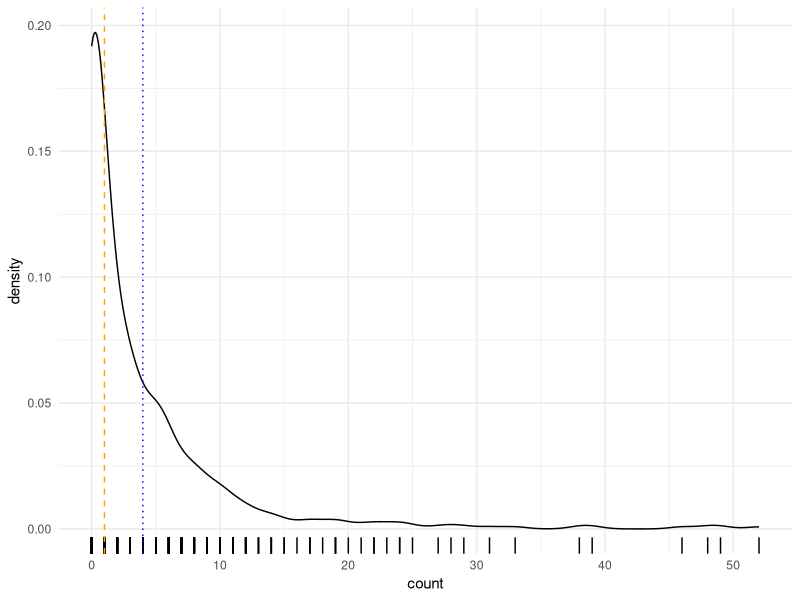
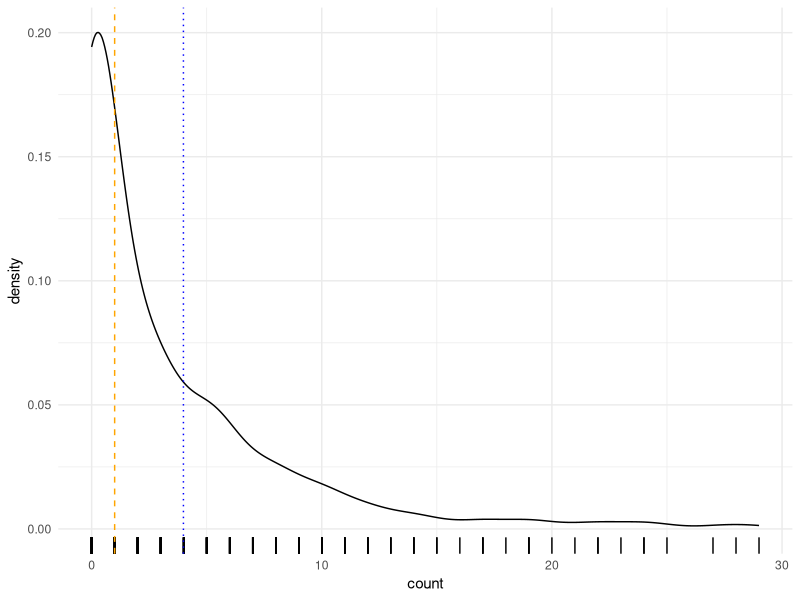
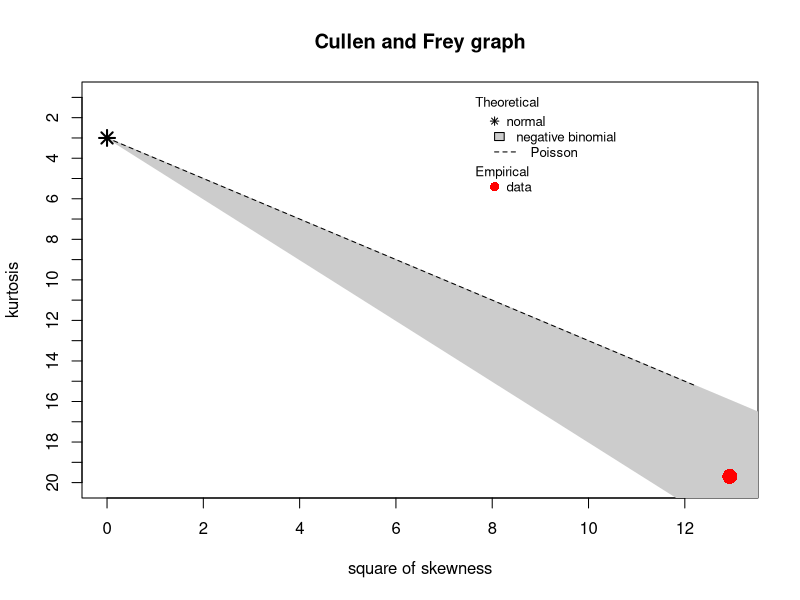
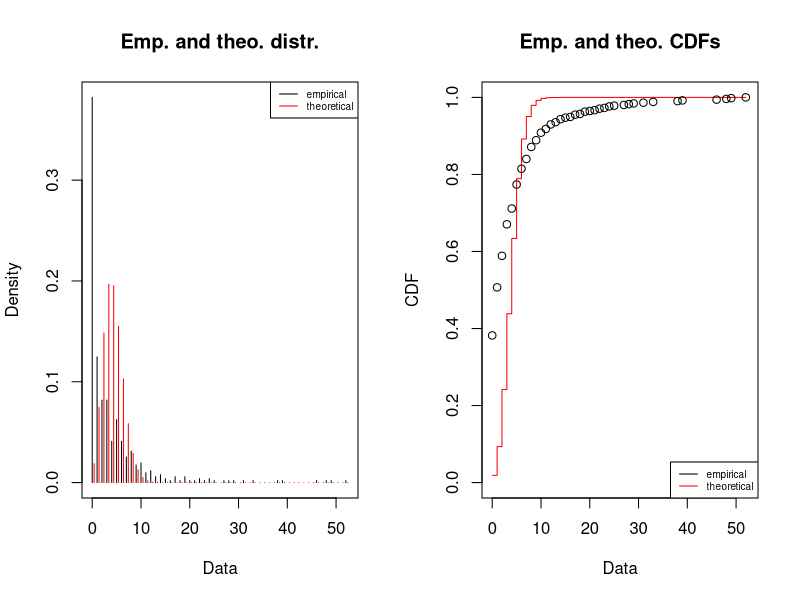
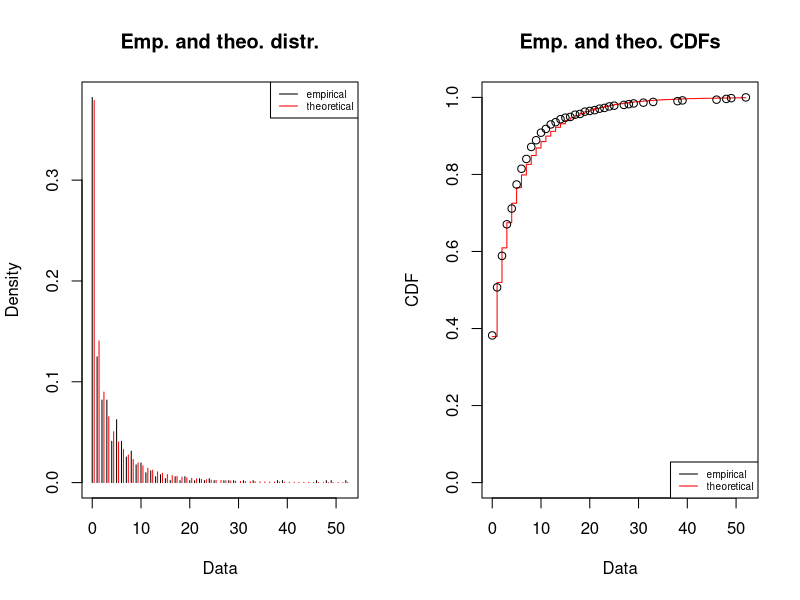
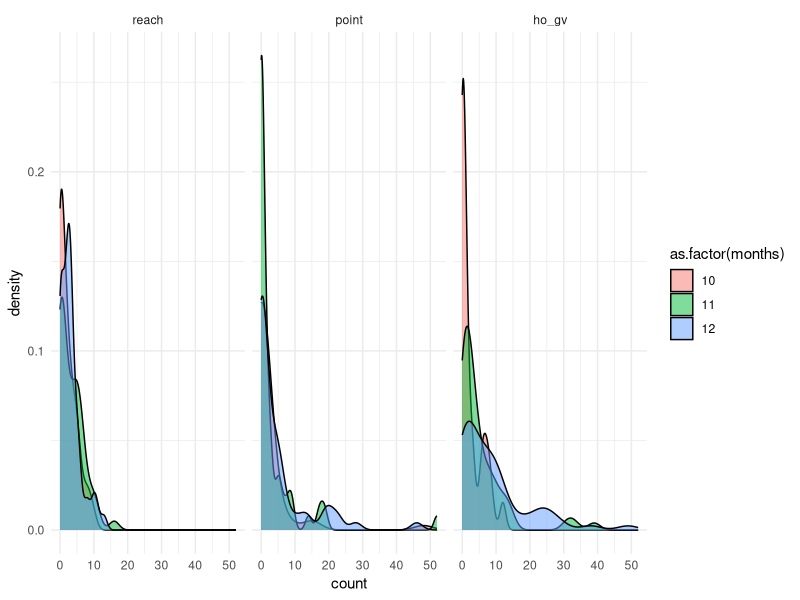
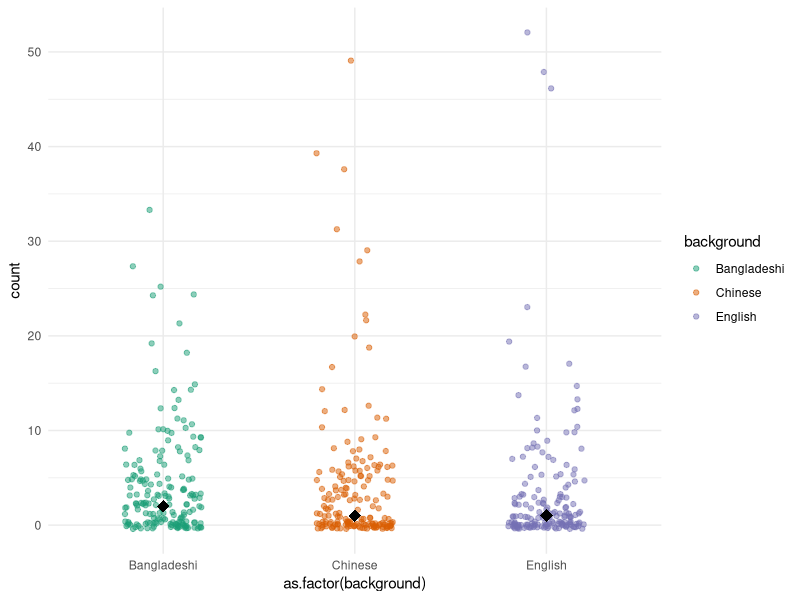
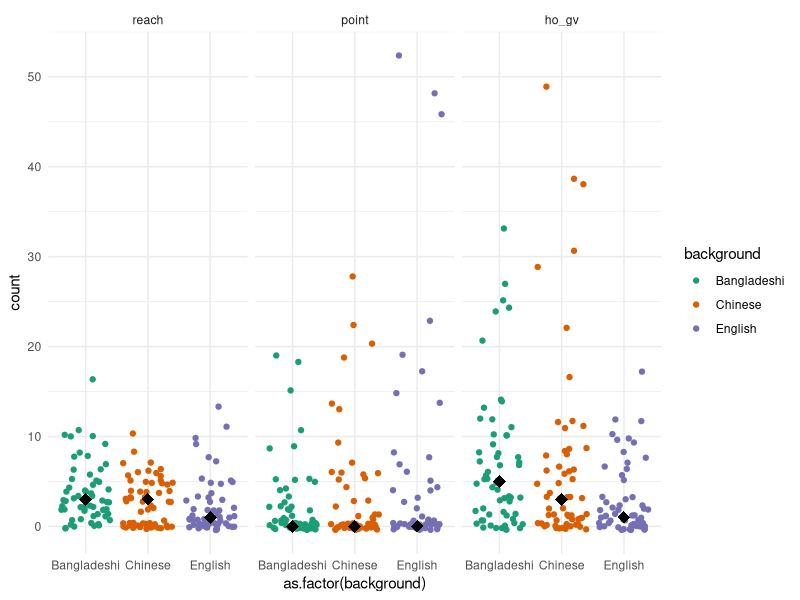

The R source for these figures, in order:
## ---- chunk 1
knitr::opts_chunk$set(echo = TRUE)
knitr::opts_knit$set(root.dir = normalizePath("../"))
library(fitdistrplus)
library(tidyverse)
theme_set(theme_minimal())
## ---- chunk 2
gestures <- read_csv("./data/gestures.csv")

gestures_tot <- gestures %>%
  group_by(dyad, background, months, gesture) %>%
  summarise(
    count = sum(count),
    ct = sum(ct)
  ) %>%
  ungroup() %>%
  mutate(
    gesture = factor(gesture, levels = c("reach", "point", "ho_gv"))
  ) %>%
  mutate_if(is.character, as.factor)

utterances <- read_csv("./data/utterances.csv")

# NAs not removed in sum()
utterances_tot <- utterances %>%
  group_by(dyad, background, months) %>%
  summarise(
    utterances = sum(utterances)
  ) %>%
  ungroup() %>%
  mutate_if(is.character, as.factor)

point <- gestures %>%
  filter(gesture == "point") %>%
  group_by(dyad, background, months) %>%
  summarise(
    count = sum(count)
  ) %>%
  ungroup() %>%
  mutate_if(is.character, as.factor)

utter_point <- left_join(utterances_tot, point) %>%
  rename(point = count)

utterances_compl <- utterances %>% na.omit()
utterances_tcompl <- utterances_tot %>% na.omit()

hgp_tot <- gestures_tot %>%
  filter(gesture != "reach") %>%
  group_by(dyad, background) %>%
  summarise(hgp_tot = sum(count))

vocab_gest <- gestures_tot %>%
  group_by(dyad, background) %>%
  summarise(count_tot = sum(count), ct_tot = sum(ct)) %>%
  full_join(y = hgp_tot)

vocab_utt <- utterances_tot %>%
  group_by(dyad, background) %>%
  summarise(utt_tot = sum(utterances))

vocab <- read_csv("./data/vocab.csv") %>%
  full_join(y = vocab_gest) %>%
  full_join(y = vocab_utt) %>%
  arrange(dyad, months) %>%
  mutate_if(is.character, as.factor)
## ---- chunk 3
gestures %>% group_by(background) %>% summarise(n = n_distinct(dyad))
## ---- chunk 4
utterances %>% group_by(background) %>% summarise(n = n_distinct(dyad))
## ---- chunk 5
gestures_tot %>%
  dplyr::select(-dyad, -months) %>%
  group_by(gesture, background) %>%
  summarise_all(mean, na.rm = TRUE)
## ---- chunk 6
gestures_tot %>%
  ggplot(aes(count)) +
  geom_density() +
  geom_rug() +
  geom_vline(xintercept = median(gestures_tot$count, na.rm = TRUE), linetype = "dashed", colour = "orange") +
  geom_vline(xintercept = mean(gestures_tot$count, na.rm = TRUE), linetype = "dotted", colour = "blue")
## ---- chunk 7
gestures_tot %>%
  filter(count < 31) %>%
  ggplot(aes(count)) +
  geom_density() +
  geom_rug() +
  geom_vline(xintercept = median(gestures_tot$count, na.rm = TRUE), linetype = "dashed", colour = "orange") +
  geom_vline(xintercept = mean(gestures_tot$count, na.rm = TRUE), linetype = "dotted", colour = "blue")
## ---- chunk 8
gest_na <- na.omit(gestures_tot)
descdist(gest_na$count, discrete = TRUE)
## ---- chunk 9
plot(fitdist(gest_na$count, "pois"))
## ---- chunk 10
plot(fitdist(gest_na$count, "nbinom"))
## ---- chunk 11
gestures_tot %>%
  ggplot(aes(count, fill = as.factor(months))) +
  geom_density(alpha = 0.5) +
  facet_grid(~ gesture)
## ---- chunk 12
gestures_tot %>%
  ggplot(aes(as.factor(background), count, colour = background)) +
  geom_jitter(width = 0.2, alpha = 0.5) +
  stat_summary(fun.y = median, geom = "point", shape = 18, size = 4, color = "black") +
  scale_color_brewer(type = "qual", palette = "Dark2")
## ---- chunk 13
gestures_tot %>%
  ggplot(aes(as.factor(background), count, colour = background)) +
  geom_jitter() +
  stat_summary(fun.y = median, geom = "point", shape = 18, size = 4, color = "black") +
  scale_color_brewer(type = "qual", palette = "Dark2") +
  facet_grid(cols = vars(gesture))
## ---- chunk 14
gestures_tot %>%
  ggplot(aes(as.factor(months), count)) +
  geom_jitter() +
  stat_summary(fun.y = median, geom = "point", shape = 18, size = 4, color = "red") +
  facet_grid(cols = vars(gesture))
## ---- chunk 15
gestures_tot %>%
  ggplot(aes(as.factor(months), count)) +
  geom_jitter(alpha = 0.5, width = 0.15) +
  stat_summary(fun.y = median, geom = "point", shape = 18, size = 2, color = "red") +
  facet_grid(vars(background), vars(gesture))
## ---- chunk 16
gestures_tot %>%
  ggplot(aes(as.factor(months), count)) +
  geom_jitter(width = 0.15) +
  stat_summary(fun.y = median, geom = "point", shape = 18, size = 4, color = "red") +
  facet_wrap(vars(background, gesture), scales = "free")
## ---- chunk 17
gestures_tot %>%
  ggplot(aes(as.factor(months), count, colour = background)) +
  geom_point(alpha = 0.5) +
  geom_line(aes(group = dyad)) +
  facet_grid(vars(background), vars(gesture))
## ---- chunk 18
gestures_tot %>%
  filter(background == "Bangladeshi") %>%
  ggplot(aes(as.factor(months), count, colour = dyad)) +
  geom_point(alpha = 0.5) +
  geom_line(aes(group = dyad)) +
  facet_grid(cols = vars(gesture)) +
  theme(legend.position = "none")
## ---- chunk 19
gestures_tot %>%
  filter(background == "Chinese") %>%
  ggplot(aes(as.factor(months), count, colour = dyad)) +
  geom_point(alpha = 0.5) +
  geom_line(aes(group = dyad)) +
  facet_grid(cols = vars(gesture)) +
  theme(legend.position = "none")
## ---- chunk 20
gestures_tot %>%
  filter(background == "English") %>%
  ggplot(aes(as.factor(months), count, colour = dyad)) +
  geom_point(alpha = 0.5) +
  geom_line(aes(group = dyad)) +
  facet_grid(cols = vars(gesture)) +
  theme(legend.position = "none")
## ---- chunk 21
utterances %>%
  ggplot(aes(utterances)) +
  geom_density() +
  geom_rug()
## ---- chunk 22
utterances_tot %>%
  ggplot(aes(utterances)) +
  geom_density() +
  geom_rug()
## ---- chunk 23
descdist(utterances_tcompl$utterances, discrete = TRUE)
## ---- chunk 24
plot(fitdist(utterances_tcompl$utterances, "norm"))
## ---- chunk 25
utterances_tot %>%
  ggplot(aes(utterances, fill = background)) +
  geom_density(alpha = 0.5, colour = NA) +
  geom_rug()
## ---- chunk 26
utterances_tot %>%
  ggplot(aes(utterances, fill = as.factor(months))) +
  geom_density(alpha = 0.5, colour = NA) +
  geom_rug()
## ---- chunk 27
utterances_tot %>%
  ggplot(aes(as.factor(months), utterances)) +
  geom_jitter(width = 0.1)
## ---- chunk 28
utterances_tot %>%
  ggplot(aes(as.factor(months), utterances, colour = background)) +
  geom_jitter(width = 0.1) +
  facet_grid(~ background)
## ---- chunk 29
utterances_tot %>%
  group_by(background, months) %>%
  summarise(mean = mean(utterances, na.rm = TRUE)) %>%
  ggplot(aes(as.factor(months), mean, group = background, colour = background)) +
  geom_point() +
  geom_line() +
  ylim(c(min(utterances_tot$utterances, na.rm = TRUE), max(utterances_tot$utterances, na.rm = TRUE)))
## ---- chunk 30
utterances_tot %>%
  group_by(background, months) %>%
  summarise(median = median(utterances, na.rm = TRUE)) %>%
  ggplot(aes(as.factor(months), median, group = background, colour = background)) +
  geom_point() +
  geom_line() +
  ylim(c(min(utterances_tot$utterances, na.rm = TRUE), max(utterances_tot$utterances, na.rm = TRUE)))
## ---- chunk 31
utterances %>%
  ggplot(aes(as.factor(months), utterances, colour = task)) +
  geom_jitter(width = 0.1) +
  facet_grid(~ task)
## ---- chunk 32
utterances %>%
  ggplot(aes(as.factor(months), utterances, colour = task)) +
  geom_jitter(width = 0.1) +
  facet_grid(background ~ task)
## ---- chunk 33
utterances %>%
  ggplot(aes(as.factor(months), utterances, colour = task, group = dyad)) +
  geom_point() +
  geom_line() +
  facet_grid(background ~ task)
## ---- chunk 34
utterances_tot %>%
  ggplot(aes(as.factor(months), utterances, colour = background)) +
  geom_jitter(width = 0.1) +
  facet_grid(background ~ .)
## ---- chunk 35
utterances_tot %>%
  ggplot(aes(as.factor(months), utterances, colour = background)) +
  # geom_boxplot(width = 0.5, aes(colour = NULL)) +
  geom_point() +
  geom_line(aes(group = dyad)) +
  facet_grid(background ~ .)
## ---- chunk 36
utterances_tot %>%
  ggplot(aes(background, utterances, colour = background)) +
  geom_jitter(width = 0.2) +
  stat_summary(fun.y = median, geom = "point", shape = 18, size = 6, color = "black")
## ---- chunk 37
utter_point %>%
  ggplot(aes(utterances, point)) +
  geom_point() +
  geom_smooth(method = "lm")
## ---- chunk 38
utter_point %>%
  ggplot(aes(utterances, point, colour = as.factor(months))) +
  geom_point() +
  geom_smooth(method = "lm")
## ---- chunk 39
utter_point %>%
  ggplot(aes(utterances, point, colour = as.factor(months))) +
  geom_point() +
  geom_smooth(method = "lm") +
  facet_grid(~ background)
## ---- chunk 40
utter_point_lead <- utter_point %>%
  group_by(dyad) %>%
  mutate(
    lead_point = lead(point)
  ) %>%
  filter(months != 12)
## ---- chunk 41
utter_point_lead %>%
  ggplot(aes(utterances, lead_point)) +
  geom_point() +
  geom_smooth(method = "lm")
## ---- chunk 42
utter_point_lead %>%
  ggplot(aes(utterances, lead_point, colour = background)) +
  geom_point() +
  geom_smooth(method = "lm")
## ---- chunk 43
point_hg <- gestures_tot %>%
  dplyr::select(-ct) %>%
  spread(gesture, count) %>%
  dplyr::select(-reach) %>%
  group_by(dyad) %>%
  mutate(
    lead_hg = lead(ho_gv)
  ) %>%
  filter(months != 12)
## ---- chunk 44
point_hg %>%
  ggplot(aes(point, lead_hg)) +
  geom_point() +
  geom_smooth(method = "lm")
## ---- chunk 45
point_hg %>%
  filter(point < 20) %>%
  ggplot(aes(point, lead_hg)) +
  geom_point() +
  geom_smooth(method = "lm")
## ---- chunk 46
point_hg %>%
  filter(point < 20) %>%
  ggplot(aes(point, lead_hg, colour = background)) +
  geom_point() +
  geom_smooth(method = "lm")
## ---- chunk 47
hg_point_lead <- gestures_tot %>%
  dplyr::select(-ct) %>%
  spread(gesture, count) %>%
  dplyr::select(-reach) %>%
  group_by(dyad) %>%
  mutate(
    lead_point = lead(point)
  ) %>%
  filter(months != 12)
## ---- chunk 48
hg_point_lead %>%
  ggplot(aes(ho_gv, lead_point)) +
  geom_point() +
  geom_smooth(method = "lm")
## ---- chunk 49
hg_point_lead %>%
  ggplot(aes(ho_gv, lead_point, colour = background)) +
  geom_point() +
  geom_smooth(method = "lm")
## ---- chunk 50
hg_point_lead %>%
  filter(ho_gv < 20) %>%
  ggplot(aes(ho_gv, lead_point, colour = background)) +
  geom_point() +
  geom_smooth(method = "lm")
## ---- chunk 51
gestures_tot %>%
  ggplot(aes(ct)) +
  geom_density()
## ---- chunk 52
gestures_tot %>%
  ggplot(aes(ct, fill = gesture)) +
  geom_density(alpha = 0.5)
## ---- chunk 53
gestures_tot %>%
  ggplot(aes(ct, fill = gesture)) +
  geom_histogram() +
  facet_grid(~ gesture)
## ---- chunk 54
gestures_tot %>%
  ggplot(aes(ct, fill = gesture)) +
  geom_histogram() +
  facet_grid(background ~ gesture)
## ---- chunk 55
gestures_tot %>%
  ggplot(aes(as.factor(months), ct)) +
  geom_jitter(width = 0.2, alpha = 0.3)
## ---- chunk 56
gestures_tot %>%
  filter(ct < 20) %>%
  ggplot(aes(as.factor(months), ct)) +
  geom_jitter(width = 0.2, alpha = 0.3) +
  stat_summary(fun.y = median, geom = "point", shape = 18, size = 5, color = "red")
## ---- chunk 57
gestures_tot %>%
  filter(ct < 20) %>%
  ggplot(aes(as.factor(months), ct)) +
  geom_jitter(width = 0.2, alpha = 0.3) +
  stat_summary(fun.y = mean, geom = "point", shape = 18, size = 5, color = "red")
## ---- chunk 58
gestures_tot %>%
  filter(ct < 20) %>%
  ggplot(aes(as.factor(months), ct, group = dyad, colour = gesture)) +
  geom_point() +
  geom_line(alpha = 0.2) +
  facet_grid(gesture ~ .) +
  scale_color_brewer(type = "qual", palette = "Dark2")
## ---- chunk 59
gestures_tot %>%
  filter(ct < 20) %>%
  ggplot(aes(as.factor(months), ct, group = dyad, colour = background)) +
  geom_point() +
  geom_line(alpha = 0.2) +
  facet_grid(background ~ gesture) +
  scale_color_brewer(type = "qual", palette = "Dark2")
## ---- chunk 60
ct_point_lead <- gestures_tot %>%
  filter(gesture == "point") %>%
  select(-gesture) %>%
  rename(point = count) %>%
  group_by(dyad) %>%
  mutate(
    lead_point = lead(point)
  ) %>%
  filter(months != 12)
## ---- chunk 61
ct_point_lead %>%
  ggplot(aes(ct, lead_point)) +
  geom_point() +
  geom_smooth(method = "lm")
## ---- chunk 62
ct_point_lead %>%
  filter(ct < 20) %>%
  ggplot(aes(ct, lead_point)) +
  geom_point() +
  geom_smooth(method = "lm")
## ---- chunk 63
ct_point_lead %>%
  filter(ct < 20) %>%
  ggplot(aes(ct, lead_point, colour = background)) +
  geom_point() +
  geom_smooth(method = "lm")
## ---- chunk 64
vocab %>%
  ggplot(aes(understand, fill = background)) +
  geom_density(alpha = 0.5)
## ---- chunk 65
vocab %>%
  ggplot(aes(background, understand)) +
  geom_boxplot()
## ---- chunk 66
vocab %>%
  ggplot(aes(count_tot, understand, colour = background)) +
  geom_point() +
  geom_smooth(method = "lm") +
  facet_grid(~ months)
## ---- chunk 67
vocab %>%
  ggplot(aes(count_tot, understand)) +
  geom_point() +
  geom_smooth(method = "lm") +
  facet_grid(~ months) +
  xlim(0, 150)
## ---- chunk 68
vocab %>%
  ggplot(aes(count_tot, und_say, colour = background)) +
  geom_point() +
  geom_smooth(method = "lm") +
  facet_grid(~ months)
## ---- chunk 69
vocab %>%
  ggplot(aes(hgp_tot, understand, colour = background)) +
  geom_point() +
  geom_smooth(method = "lm") +
  facet_grid(~ months)
## ---- chunk 70
vocab %>%
  ggplot(aes(hgp_tot, understand)) +
  geom_point() +
  geom_smooth(method = "lm") +
  facet_grid(~ months)
## ---- chunk 71
vocab %>%
  filter(hgp_tot < 120) %>%
  ggplot(aes(hgp_tot, understand, colour = background)) +
  geom_point() +
  geom_smooth(method = "lm") +
  facet_grid(~ months)
## ---- chunk 72
vocab %>%
  ggplot(aes(hgp_tot, und_say, colour = background)) +
  geom_point() +
  geom_smooth(method = "lm") +
  facet_grid(~ months)
## ---- chunk 73
vocab %>%
  ggplot(aes(ct_tot, understand)) +
  geom_point() +
  geom_smooth(method = "lm") +
  facet_grid(~ months)
## ---- chunk 74
vocab %>%
  filter(ct_tot < 75) %>%
  ggplot(aes(ct_tot, understand)) +
  geom_point() +
  geom_smooth(method = "lm") +
  facet_grid(~ months)
## ---- chunk 75
vocab %>%
  filter(ct_tot < 75) %>%
  ggplot(aes(ct_tot, understand, colour = background)) +
  geom_point() +
  geom_smooth(method = "lm") +
  facet_grid(~ months)
## ---- chunk 76
vocab %>%
  # filter(ct_tot < 75) %>%
  ggplot(aes(ct_tot, und_say)) +
  geom_point() +
  geom_smooth(method = "lm") +
  facet_grid(~ months)
## ---- chunk 77
vocab %>%
  filter(ct_tot < 25) %>%
  ggplot(aes(ct_tot, und_say)) +
  geom_point() +
  geom_smooth(method = "lm") +
  facet_grid(~ months)
## ---- chunk 78
vocab %>%
  filter(ct_tot < 25) %>%
  ggplot(aes(ct_tot, und_say, colour = background)) +
  geom_point() +
  geom_smooth(method = "lm") +
  facet_grid(~ months)
## ---- chunk 79
vocab %>%
  ggplot(aes(utt_tot, understand)) +
  geom_point() +
  geom_smooth(method = "lm") +
  facet_grid(~ months)
## ---- chunk 80
vocab %>%
  ggplot(aes(utt_tot, understand, colour = background)) +
  geom_point() +
  geom_smooth(method = "lm") +
  facet_grid(~ months)
## ---- chunk 81
vocab %>%
  ggplot(aes(utt_tot, und_say)) +
  geom_point() +
  geom_smooth(method = "lm") +
  facet_grid(~ months)
## ---- chunk 82
vocab %>%
  ggplot(aes(utt_tot, und_say, colour = background)) +
  geom_point() +
  geom_smooth(method = "lm") +
  facet_grid(~ months)
